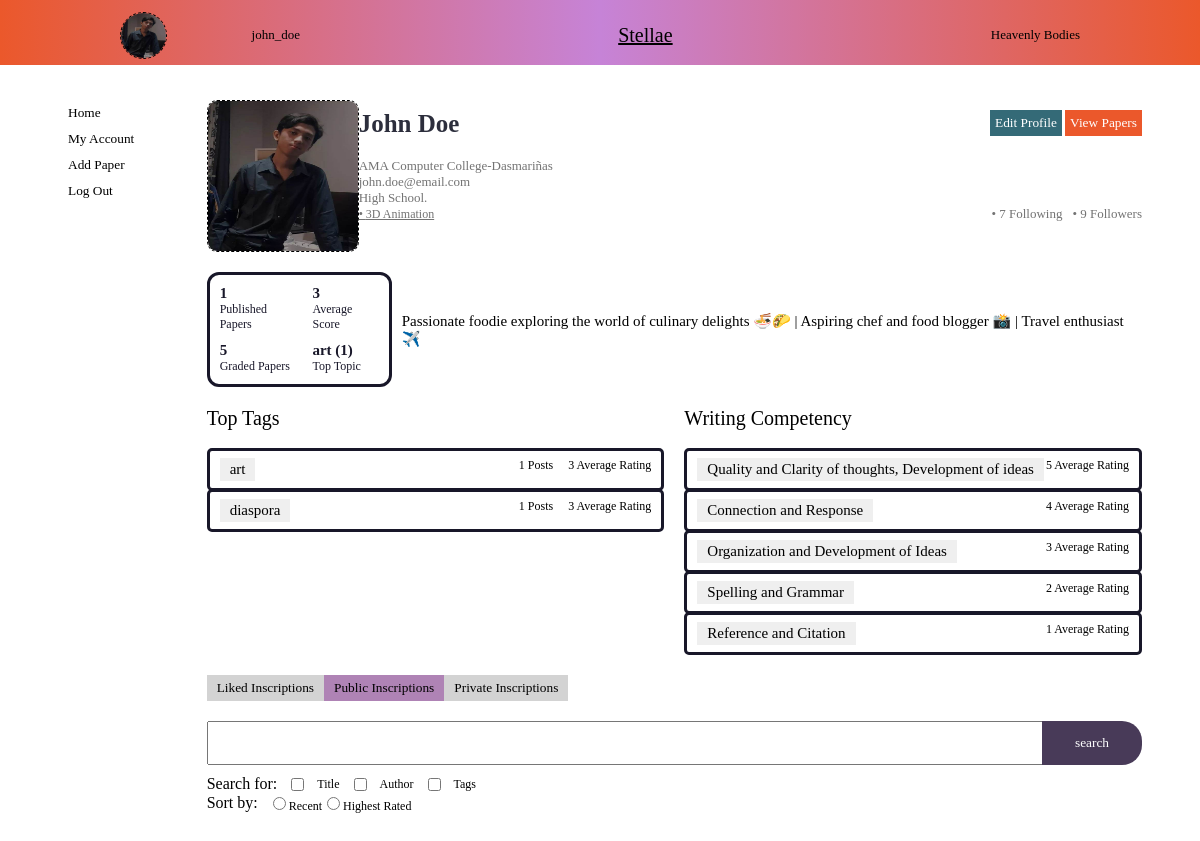
The app's page /profile/account_view.php?UserId=1 (signed in) with its own data.
### tables this page shows
CREATE TABLE `users` (
  `user_id` int(11) NOT NULL,
  `first_name` varchar(50) NOT NULL,
  `last_name` varchar(50) NOT NULL,
  `email` varchar(50) NOT NULL,
  `user_name` varchar(50) NOT NULL,
  `password_hash` varchar(255) NOT NULL,
  `education_level_id` int(11) DEFAULT NULL,
  `school_id` int(11) DEFAULT NULL,
  `register_date` datetime DEFAULT current_timestamp(),
  `profile_descriptions` varchar(220) DEFAULT NULL,
  `program` varchar(255) DEFAULT NULL,
  `image_dir` varchar(100) DEFAULT NULL
);

CREATE TABLE `school_options` (
  `school_id` int(11) NOT NULL,
  `school_name` varchar(256) NOT NULL
);

CREATE TABLE `education_level_options` (
  `education_level_id` int(11) NOT NULL,
  `education_level_name` varchar(50) NOT NULL
);

CREATE TABLE `interests` (
  `interest_id` int(11) NOT NULL,
  `interest_name` varchar(50) DEFAULT NULL
);

### profile/account_view.php (the view, shortened to what this page needs)
<?php
	$host = 'localhost';
	$username = 'Romand';
	$password = 'Romand';
	$database = 'stellae';
	$conn = mysqli_connect($host, $username, $password, $database);
	$userId = $_GET['UserId'];
	$query = "SELECT * FROM users WHERE user_id = $userId";
	$result = mysqli_query($conn, $query);
	if ($result && $user = mysqli_fetch_assoc($result)) {
	}
?>
<!DOCTYPE html>
<html>
<head>
	<link rel="stylesheet" type="text/css" href="account_page.css">
	<link rel="stylesheet" type="text/css" href="modal_update.css">
</head>
<body>
	<div class="header">
		<div class="account">
			<?php
					if ($_SESSION['image_dir']) {
						echo "<img class='username_image' src='../{$_SESSION['image_dir']}' alt='User Image'>";
					} else {
						echo "<img class='username_image' src='../imgDirectory/default.jpg' alt='Default Image'>";
					}
			?>
			<p class="username"><?php echo htmlspecialchars($_SESSION['user_name']); ?></p>
		</div>
		<a id="stellae" href="../feed/home_page.php">Stellae</a>
		<p class="team_name">Heavenly Bodies</p>
	</div>
	<div class="whole_user_with_main_connection">
		<div class="main_connection">
		<?php
		echo '<button onclick="redirectToPage(0, ' . $_SESSION['user_id'] . ')" class="connection_btn">Home</button>';
		echo '<button onclick="redirectToPage(1, ' . $_SESSION['user_id'] . ')" class="connection_btn connection_btn1">My Account</button>';
		echo '<button onclick="redirectToPage(2, ' . $_SESSION['user_id'] . ')" class="connection_btn connection_btn2">Add Paper</button>';
		echo '<button onclick="redirectToPage(3, ' . $_SESSION['user_id'] . ')" class="connection_btn connection_btn3">Log Out</button>';
		?>
		</div>
		<div class="account_details">
			<div class="our_user">
				<?php
				$imageQuery = "SELECT image_dir FROM users
				WHERE users.user_id = ?";
			$stmt = mysqli_prepare($conn, $imageQuery);
			if ($stmt) {
				mysqli_stmt_bind_param($stmt, "i", $userId);
				mysqli_stmt_execute($stmt);
				mysqli_stmt_bind_result($stmt, $imageDir);
				if ($imageDir) {
					echo "<img class='profile_image' src='../$imageDir' alt='User Image'>";
				} else {
					echo "<img class='profile_image' src='../imgDirectory/default.jpg' alt='Default Image'>";
				}
			} else {
				echo "Error preparing SQL statement.";
			}
				?>
				<div class="user_details">
					<div class="username_with_edit_profile">
						<p class="username_hero"><?php echo htmlspecialchars($user['first_name'].' '.$user['last_name']) ?></p>
						<div>
							<?php
								$view_profileID = $_GET['UserId'];
								if ($view_profileID == $_SESSION['user_id']){
									echo "<button onclick='toggle_scale(`update_del_form`)' class='edit_profile'>Edit Profile</button>";
								}
							?>
							<button onclick="autoScroll()" class="view_papers_profile">View Papers</button>
						</div>
					</div>
					<div class="div_for_user_details">
						<p>
							<?php
								$schoolQuery = "SELECT school_options.school_name
								FROM users
								JOIN school_options ON users.school_id = school_options.school_id
								WHERE users.user_id = $userId;";
								$school = mysqli_query($conn, $schoolQuery);
								if ($school) {
									while ($row = mysqli_fetch_assoc($school)) {
										$schoolName = $row['school_name'];
										echo '<p class="username">' . htmlspecialchars($schoolName) . '</p>';
									}
								} else {
									echo 'Query failed: ' . mysqli_error($conn);
								}
							?>
						</p>
						<p>
							<?php
								echo htmlspecialchars($user['email'])
							?>
						</p>
						<p>
							<?php
								$educationLevelQuery = "SELECT education_level_options.education_level_name
								FROM users
								JOIN education_level_options ON users.education_level_id = education_level_options.education_level_id
								WHERE users.user_id = $userId;";
								$educationLevelResult = mysqli_query($conn, $educationLevelQuery);
								if ($educationLevelResult) {
									$row = mysqli_fetch_assoc($educationLevelResult);
									if ($row) {
										$educationLevel = $row['education_level_name'];
									} else {
										$educationLevel = "N/A";
									}
								} else {
								}
								echo "$educationLevel. ";
							?>
						</p>
						<div class="top_bottom_divs_user_related">
							<marquee class='marquee_tag_interest'>
								<?php
									$interestQuery = "SELECT
									interests.interest_name
								FROM
									user_interests
								JOIN interests ON user_interests.interest_id = interests.interest_id
								JOIN users ON user_interests.user_id = users.user_id
								WHERE
									users.user_id = $userId;";
									$interestsResult = mysqli_query($conn, $interestQuery);
									if ($interestsResult) {
										$interestsArray = array();
										while ($row = mysqli_fetch_assoc($interestsResult)) {
											$interestsArray[] = $row['interest_name'];
										}
									} else {
										echo 'Query failed: ' . mysqli_error($conn);
									}
									foreach($interestsArray as $interest){
										echo "<a href=''>&#8226; ${interest}</a>";
									}
								?>
							</marquee>
							<div class="follower_following">
								<p>&#8226;
									<?php
										$followingQuery = "SELECT COUNT(*) AS numFollowing
										FROM followers
										WHERE follower_id = $userId;";
										$followingResult = mysqli_query($conn, $followingQuery);
										if ($followingResult) {
											$row = mysqli_fetch_assoc($followingResult);
											$followingNumbers = $row['numFollowing'];
										} else {
										}
										echo $followingNumbers;
									?>
									Following</p>
								<p>&#8226;
									<?php
										$followerQuery = "SELECT COUNT(*) AS numFollowers
										FROM followers
										WHERE following_id = $userId;";
										$followerResult = mysqli_query($conn, $followerQuery);
										if ($followerResult) {
											$row = mysqli_fetch_assoc($followerResult);
											$followerNumbers = $row['numFollowers'];
										} else {
										}
										echo $followerNumbers;
									?>
								 Followers</p>
							</div>
						</div>
					</div>
				</div>
			</div>
			<div class="account_details_stats">
				<div class="stat_summary">
					<div class="top_stat_summary">
						<div class="numbers_stat_summary">
							<?php
								$sql_query = "SELECT COUNT(post_id) as postNum
								FROM posts
								WHERE author_id = {$_GET['UserId']} and privacy = 'public';;";
								$result = mysqli_query($conn,$sql_query);
								$row = mysqli_fetch_assoc($result)['postNum'];
								echo "<p class='stats'>${row}</p>"
							?>
							<p>Published Papers</p>
						</div>
						<div class="numbers_stat_summary">
							<?php
								$sql_query = "SELECT COUNT(*) as gradeNum FROM post_ratings WHERE user_id = {$_GET['UserId']};";
								$result = mysqli_query($conn,$sql_query);
								$row = mysqli_fetch_assoc($result)['gradeNum'];
								echo "<p class='stats'>${row}</p>"
							?>
							<p>Graded Papers</p>
						</div>
					</div>
					<div class="bottom_stat_summary">
						<div class="numbers_stat_summary">
							<?php
								$sql_query = "SELECT post_id FROM posts WHERE author_id = {$_GET['UserId']};";
								$result = mysqli_query($conn, $sql_query);
								$posts = array();
								while ($row = mysqli_fetch_row($result)) {
									$posts[] = $row;
								}
								$posts = array_column($posts, 0);
								$mean = array();
								foreach($posts as $post){
									$sql_query = "SELECT AVG(scale_id_thought_quality),
									AVG(scale_id_connection_response),AVG(scale_id_idea_organization),AVG(scale_id_language_accuracy),AVG(scale_id_references_citations)
									FROM post_ratings WHERE post_id = $post;";
									$result = mysqli_query($conn, $sql_query);
									$row = mysqli_fetch_row($result);
									$row = array_sum($row) / count($row);
									if ($row){
										$mean[]=$row;
									}
								}
								if (count($mean)>0){
									$mean = round((array_sum($mean) / count($mean)),2);
									echo "<p class='stats'>${mean}</p>";
								}else{
									echo "<p class='stats'>0</p>";
								}
							?>
							<p>Average Score</p>
						</div>
						<div class="numbers_stat_summary">
						<?php
								$sql_query = "SELECT post_id FROM posts WHERE author_id = {$_GET['UserId']};";
								$result = mysqli_query($conn, $sql_query);
								$posts = array();
								while ($row = mysqli_fetch_row($result)) {
									$posts[] = $row;
								}
								$posts = array_column($posts, 0);
								if (count($posts)>0){
									$posts = implode(',', $posts);
									$sql_query = "SELECT interest_id, MAX(count_criteria) AS max_count
										FROM (
											SELECT post_id, interest_id, COUNT(interest_id) as count_criteria
											FROM post_interests
											WHERE post_id IN ($posts)
											GROUP BY interest_id
										) AS something;";
									$result = mysqli_query($conn, $sql_query);
									$row = mysqli_fetch_row($result);
									$interest_id = $row[0];
									$quantity = $row[1];
									$sql_query = "SELECT interest_name FROM interests WHERE interest_id = $interest_id;";
									$result = mysqli_query($conn, $sql_query);
									$row = mysqli_fetch_row($result)[0];
									echo "<p class='stats'>$row ($quantity)</p>";
								}else{
									echo "<p class='stats'>None (0)</p>";
								}
							?>
							<p>Top Topic</p>
						</div>
					</div>
				</div>
				<div>
					<div class="quick_description">
					<?php echo htmlspecialchars($user['profile_descriptions']); ?>
					</div>
				</div>
			</div>
			<div class="statisticss">
				<div class='prime_competencies'>
					<div class="top5_tags_user">
						<p class="Title">Top Tags</p>
						<?php
							$sql_query = "SELECT post_id FROM posts WHERE author_id = {$_GET['UserId']};";
							$result = mysqli_query($conn, $sql_query);
							$posts = array();
							while ($row = mysqli_fetch_row($result)) {
								$posts[] = $row;
							}
							$posts = array_column($posts, 0);
							if (count($posts)>0){
								$posts = implode(',', $posts);
								$sql_query = "SELECT
								interests.interest_name,
								interests.interest_id,
								(AVG(post_ratings.scale_id_thought_quality) +
								AVG(post_ratings.scale_id_connection_response) +
								AVG(post_ratings.scale_id_idea_organization) +
								AVG(post_ratings.scale_id_language_accuracy) +
								AVG(post_ratings.scale_id_references_citations)) / 5 as avg_score
								FROM post_ratings,post_interests,interests
								WHERE post_ratings.post_id IN ($posts)
								AND post_ratings.post_id = post_interests.post_id
								AND post_interests.interest_id = interests.interest_id
								GROUP BY post_interests.interest_id ORDER BY `avg_score` DESC
								LIMIT 5;";
								$result = mysqli_query($conn, $sql_query);
								$topic_scores = array();
								while ($row = mysqli_fetch_row($result)) {
									$topic_scores[] = $row;
								}
								$interestIDs = array_column($topic_scores, 1);
								foreach($interestIDs as $ind => $id_interest){
									$sql_query = "SELECT COUNT(*)
									as count FROM post_interests
									WHERE interest_id = $id_interest;";
									$result = mysqli_query($conn, $sql_query);
									$row = mysqli_fetch_row($result);
									$topic_scores[$ind][2] = round($topic_scores[$ind][2],2);
									$topic_scores[$ind][1] = $row[0];
								}
								if(count($topic_scores)>0){
									foreach ($topic_scores as $topic_score) {
										echo '<div class = "top5_topics">';
												echo '<div>';
													echo "<button class = 'topic_btn'>${topic_score[0]}</button>";
												echo '</div>';
												echo '<div class = "rating_topics">';
													echo "<p><span>${topic_score[1]}</span> Posts</p>";
													echo "<p><span>${topic_score[2]}</span> Average Rating</p>";
												echo '</div>';
											echo '</div>';
										}
								}else{
									echo '<div class = "top5_topics">';
										echo "<button class = 'topic_btn'>Not Available</button>";
									echo '</div>';
								}
							}else{
								echo '<div class = "top5_topics">';
									echo "<button class = 'topic_btn'>Not Available</button>";
								echo '</div>';
							}
						?>
					</div>
					<div>
						<p class="Title">Writing Competency</p>
						<?php
							$sql_query = "SELECT post_id FROM posts WHERE author_id = {$_GET['UserId']};";
							$result = mysqli_query($conn, $sql_query);
							$posts = array();
							while ($row = mysqli_fetch_row($result)) {
								$posts[] = $row;
							}
							$posts = array_column($posts, 0);
							if(count($posts)>0){
								$posts = implode(',', $posts);
								$sql_query = "SELECT AVG(scale_id_thought_quality),
								AVG(scale_id_connection_response),
								AVG(scale_id_idea_organization),
								AVG(scale_id_language_accuracy),
								AVG(scale_id_references_citations)
								FROM post_ratings WHERE post_id in ($posts);";
								$result = mysqli_query($conn,$sql_query);
								$row = array_map('floatval',mysqli_fetch_row($result));
								$topic_scores = array(
													array("Quality and Clarity of thoughts, Development of ideas",round($row[0],2)),
													array("Connection and Response",round($row[1],2)),
													array("Organization and Development of Ideas",round($row[2],2)),
													array("Spelling and Grammar",round($row[3],2)),
													array("Reference and Citation",round($row[4],2))
													);
							}
							foreach ($topic_scores as $topic_score) {
								echo '<div class = "top5_topics">';
									echo '<div>';
										echo "<button class = 'topic_btn'>${topic_score[0]}</button>";
									echo '</div>';
									echo '<div class = "rating_topics">';
										echo "<p><span>${topic_score[1]}</span> Average Rating</p>";
									echo '</div>';
								echo '</div>';
							}
						?>
					</div>
				</div>
				<div id='paper_top_paper' class="paper_top_paper">
					<div id='incription_types'>
						<button onclick='updateType(0)' class='chosen_inscription'>Liked Inscriptions</button>
						<button onclick='updateType(1)' class='chosen_inscription selected_inscription'>Public Inscriptions</button>
						<?php
							$view_profileID = $_GET['UserId'];
							if ($view_profileID == $_SESSION['user_id']){
								echo "<button onclick='updateType(2)' class='chosen_inscription'>Private Inscriptions</button>";
							}
						?>
					</div>
					<div class="all_filters">
						<div class="search_filter_container">
							<input id="searchBar" type="text" name="search" class="search_filter">
							<button onclick='searchFor()' class='search_it_btn'>search</button>
						</div>
						<div class="search_sort_div">
							<div class="filters_check">
								<p>Search for: </p>
								<?php
									$filters = array('Title','Author','Tags');
									foreach($filters as $filter){
										echo '<div class="checkbox_filter">';
											echo "<input id='${filter}' type='checkbox' name='${filter}'/>";
											echo "<label>${filter}</label>";
										echo '</div>';
									}
								?>
							</div>
							<div class="filters_check">
								<p>Sort by: </p>
								<form id='sorting'>
								<?php
									$filters = array('Recent','Highest Rated');
									foreach($filters as $filter){
											echo "<input id=${filter} type='radio' name='sortBy' value='${filter}'/>";
											echo "<label>${filter}</label>";
									}
								?>
								</form>
							</div>
						</div>
					</div>
					<div class="paper_top_paper" id='papers_location'>
					</div>
				</div>
			</div>
		</div>
</body>
</html>

### records on screen
users: first_name+last_name "John Doe", email "john.doe@email.com", profile_descriptions "Passionate foodie exploring the world of culinary delights 🍜🌮 | Aspiring chef and food blogger 📸 | Travel enthusiast ✈️"
school_options: school_name "AMA Computer College-Dasmariñas"
education_level_options: education_level_name "High School"
interests: interest_name "art"

### other values on screen
$_SESSION['user_name'] "john_doe"
$followingNumbers "7"
$followerNumbers "9"
row "1"
row "5"
mean "3"
$quantity "1"
topic_score[0] "art"
topic_score[0] "diaspora"
topic_score[0] "Quality and Clarity of thoughts, Development of ideas"
topic_score[1] "5"
topic_score[0] "Connection and Response"
topic_score[1] "4"
topic_score[0] "Organization and Development of Ideas"
topic_score[1] "3"
